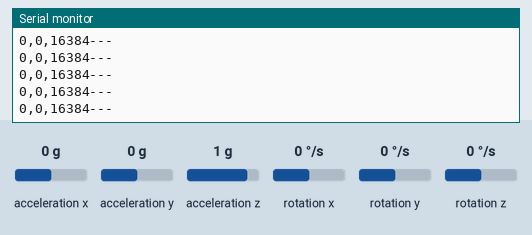
A sketch run on a simulated Arduino Uno, built with avr-gcc and run on an emulated ATmega328P. Shown: the last lines printed to the serial monitor. The test bench sets the inputs (shaded band); at power-on: acceleration x 0 g, acceleration y 0 g, acceleration z 1 g, rotation x 0 °/s, rotation y 0 °/s, rotation z 0 °/s.

Above: at 2.2 s.
2.3 s: acceleration x set to -1.4 g
At 3.4 s:
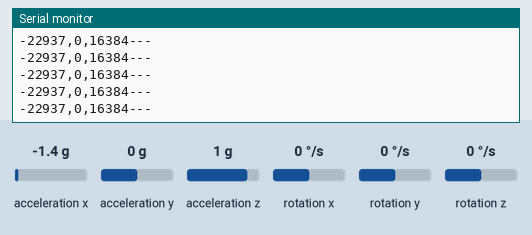
5.3 s: acceleration y set to -1.4 g
At 6.2 s:
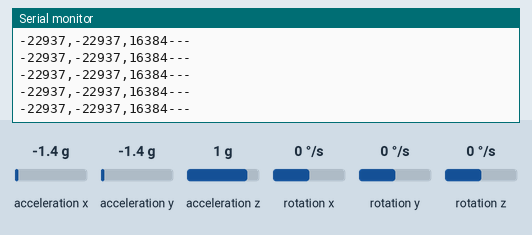
6.8 s: acceleration z set to -1.4 g
At 7.8 s:
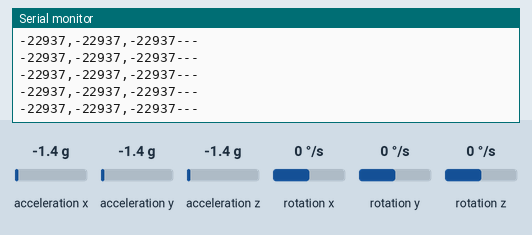

Measured:
- after the input at 2.3 s, the serial monitor: prints a new line after 0.07 s (image 1)
- after the input at 5.3 s, the serial monitor: prints a new line after 0.08 s (image 2)
- after the input at 6.8 s, the serial monitor: prints a new line after 0.07 s (image 3)

The sketch:

mpu8050.ino
```cpp
#include <I2Cdev.h>
#include <MPU6050_6Axis_MotionApps20.h>
#include <Wire.h>

MPU6050 mpu; //实例化一个 MPU6050 对象，对象名称为 mpu
int16_t ax, ay, az, gx, gy, gz;

//********************angle data*********************//
float Gyro_y; //Y轴陀螺仪数据暂存
float Gyro_x;
float Gyro_z;
float angleAx;
float angle6;
float K1 = 0.05; // 对加速度计取值的权重
float Angle; //一阶互补滤波计算出的小车最终倾斜角度
float accelz = 0;

//********************angle data*********************//

//***************Kalman_Filter*********************//
float P[2][2] = {{ 1, 0 },
  { 0, 1 }
};
float Pdot[4] = { 0, 0, 0, 0};
float Q_angle = 0.001, Q_gyro = 0.005; //角度数据置信度,角速度数据置信度
float R_angle = 0.5 , C_0 = 1;
float q_bias, angle_err, PCt_0, PCt_1, E, K_0, K_1, t_0, t_1;
float timeChange = 5; //滤波法采样时间间隔毫秒
float dt = timeChange * 0.001; //注意：dt的取值为滤波器采样时间
//***************Kalman_Filter*********************//

void Angletest()
{
  //平衡参数
  Angle = atan2(ay , az) * 57.3;           //角度计算公式
  Gyro_x = (gx - 128.1) / 131;              //角度转换
  Kalman_Filter(Angle, Gyro_x);            //卡曼滤波
  //旋转角度Z轴参数
  if (gz > 32768) gz -= 65536;              //强制转换2g  1g
  Gyro_z = -gz / 131;                      //Z轴参数转换
  accelz = az / 16.4;

  angleAx = atan2(ax, az) * 180 / PI; //计算与x轴夹角
  Gyro_y = -gy / 131.00; //计算角速度
  //一阶互补滤波
  angle6 = K1 * angleAx + (1 - K1) * (angle6 + Gyro_y * dt);
}

////////////////////////kalman/////////////////////////
float angle, angle_dot;                                //平衡角度值
void Kalman_Filter(double angle_m, double gyro_m)
{
  angle += (gyro_m - q_bias) * dt;
  angle_err = angle_m - angle;
  Pdot[0] = Q_angle - P[0][1] - P[1][0];
  Pdot[1] = - P[1][1];
  Pdot[2] = - P[1][1];
  Pdot[3] = Q_gyro;
  P[0][0] += Pdot[0] * dt;
  P[0][1] += Pdot[1] * dt;
  P[1][0] += Pdot[2] * dt;
  P[1][1] += Pdot[3] * dt;
  PCt_0 = C_0 * P[0][0];
  PCt_1 = C_0 * P[1][0];
  E = R_angle + C_0 * PCt_0;
  K_0 = PCt_0 / E;
  K_1 = PCt_1 / E;
  t_0 = PCt_0;
  t_1 = C_0 * P[0][1];
  P[0][0] -= K_0 * t_0;
  P[0][1] -= K_0 * t_1;
  P[1][0] -= K_1 * t_0;
  P[1][1] -= K_1 * t_1;
  angle += K_0 * angle_err; //角度
  q_bias += K_1 * angle_err;
  angle_dot = gyro_m - q_bias; //角速度
}


void setup() {
  Wire.begin();                            //加入 I2C 总线序列
  Serial.begin(9600);                       //开启串口，设置波特率
  delay(1000);
  mpu.initialize();                       //初始化MPU6050

}

void loop() {
  mpu.getMotion6(&ax, &ay, &az, &gx, &gy, &gz);     //IIC获取MPU6050六轴数据 ax ay az gx gy gz

  Angletest();                                      //获取angle 角度和卡曼滤波

  //Serial.print(ax);Serial.print(",");
// Serial.print(ay);Serial.print(",");
// Serial.print(az);Serial.print("---");
// Serial.print(angle);Serial.print(",");
// Serial.print(angle_dot);Serial.print(",");
  //Serial.println(angle6);
  Serial.print(ax);Serial.print(",");
  Serial.print(ay);Serial.print(",");
  Serial.print(az);Serial.println("---");
  //Serial.print(gx);Serial.print(",");
  //Serial.print(gy);Serial.print(",");
  //Serial.println(gz);
  delay(5);
}
```
